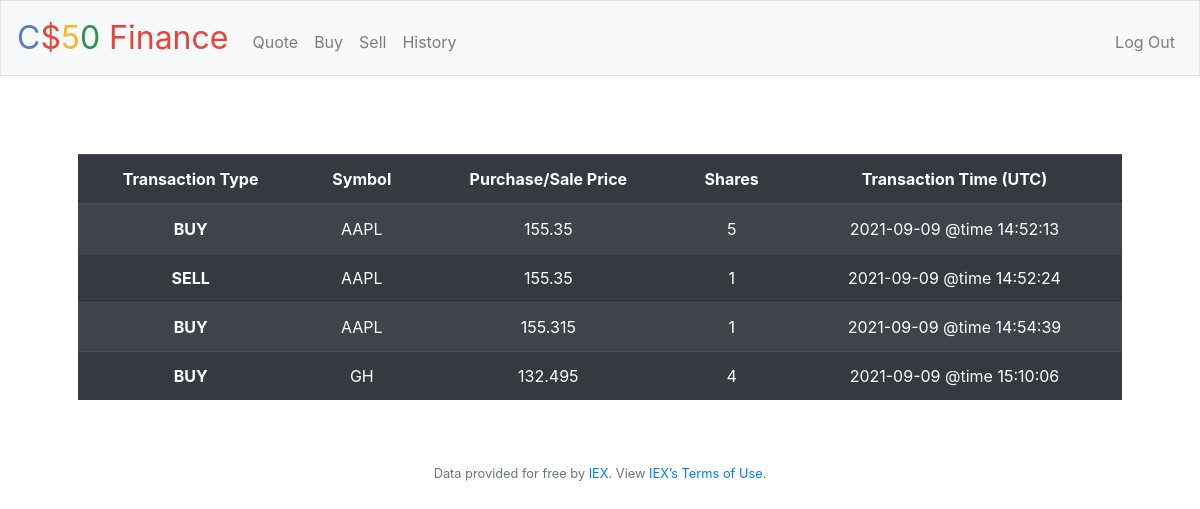
Screenshot of /history (signed in) with the database file from the repository.
### tables this page shows
CREATE TABLE orders (id INTEGER, user_id NUMERIC NOT NULL, symbol TEXT NOT NULL,             shares NUMERIC NOT NULL, price NUMERIC NOT NULL, timestamp TEXT, PRIMARY KEY(id),             FOREIGN KEY(user_id) REFERENCES users(id));

### application.py (the view)
@app.route("/history")
@login_required
def history():
    rows = db.execute("SELECT symbol, shares, price, timestamp FROM orders WHERE user_id = ?", session["user_id"])
    return render_template("history.html", rows = rows)

### application.py (called while the page is built)
@app.after_request
def after_request(response):
    response.headers["Cache-Control"] = "no-cache, no-store, must-revalidate"
    response.headers["Expires"] = 0
    response.headers["Pragma"] = "no-cache"
    return response

### helpers.py (called while the page is built)
def login_required(f):
    @wraps(f)
    def decorated_function(*args, **kwargs):
        if session.get("user_id") is None:
            return redirect("/login")
        return f(*args, **kwargs)
    return decorated_function

### templates/history.html (shortened to what this page needs)
{% extends "layout.html" %}
{% block main %}
        <table style='margin-top: 30px' class="table table-striped table-dark">
      <thead>
        <tr>
          <th scope="col"> Transaction Type </th>
          <th scope="col"> Symbol </th>
          <th scope="col"> Purchase/Sale Price </th>
          <th scope="col"> Shares </th>
          <th scope="col"> Transaction Time (UTC) </th>
        </tr>
      </thead>
      <tbody>
        {% for row in rows %}
        <tr>
          <th scope="row">
              {{ "BUY" if row["shares"] > 0 else "SELL" }}
          </th>
          <td>  {{ row["symbol"] }}  </td>
          <td>  {{ row["price"] }}  </td>
          <td>  {{ row["shares"]|abs }}  </td>
          <td>  {{ row["timestamp"] }}  </td>
        </tr>
        {% endfor %}
      </body>
{% endblock %}

### templates/layout.html (shortened to what this page needs)
<!DOCTYPE html>
<html lang="en">
    <head>
        <link rel="stylesheet" href="https://cdn.jsdelivr.net/npm/bootstrap@4.5.3/dist/css/bootstrap.min.css">
        <link href="/static/styles.css" rel="stylesheet">
    </head>
    <body>
        <nav class="navbar navbar-expand-md navbar-light bg-light border">
            <a class="navbar-brand" href="/"><span class="blue">C</span><span class="red">$</span><span class="yellow">5</span><span class="green">0</span> <span class="red">Finance</span></a>
            <div class="collapse navbar-collapse" id="navbar">
                {% if session.user_id %}
                    <ul class="navbar-nav mr-auto mt-2">
                        <li class="nav-item"><a class="nav-link" href="/quote">Quote</a></li>
                        <li class="nav-item"><a class="nav-link" href="/buy">Buy</a></li>
                        <li class="nav-item"><a class="nav-link" href="/sell">Sell</a></li>
                        <li class="nav-item"><a class="nav-link" href="/history">History</a></li>
                    </ul>
                    <ul class="navbar-nav ml-auto mt-2">
                        <li class="nav-item"><a class="nav-link" href="/logout">Log Out</a></li>
                    </ul>
                {% else %}
                    <ul class="navbar-nav ml-auto mt-2">
                        <li class="nav-item"><a class="nav-link" href="/register">Register</a></li>
                        <li class="nav-item"><a class="nav-link" href="/login">Log In</a></li>
                    </ul>
                {% endif %}
            </div>
        </nav>
        <main class="container p-5">
            {% block main %}{% endblock %}
        <footer class="small text-center text-muted">
            Data provided for free by <a href="https://iextrading.com/developer">IEX</a>. View <a href="https://iextrading.com/api-exhibit-a/">IEX’s Terms of Use</a>.
        </footer>
    </body>
</html>

### static/styles.css (style rules this page uses)
nav .navbar-brand { font-size: xx-large; }
nav .navbar-brand .blue { color: #537fbe; }
nav .navbar-brand .red { color: #ea433b; }
nav .navbar-brand .yellow { color: #f5b82e; }
nav .navbar-brand .green { color: #2e944b; }
main { overflow-x: auto; text-align: center; }

### rows the page displays
orders: shares "BUY", symbol "AAPL", price "155.35", shares|abs "5", timestamp "2021-09-09 @time 14:52:13"
orders: shares "SELL", symbol "AAPL", price "155.35", shares|abs "1", timestamp "2021-09-09 @time 14:52:24"
orders: shares "BUY", symbol "AAPL", price "155.315", shares|abs "1", timestamp "2021-09-09 @time 14:54:39"
orders: shares "BUY", symbol "GH", price "132.495", shares|abs "4", timestamp "2021-09-09 @time 15:10:06"
